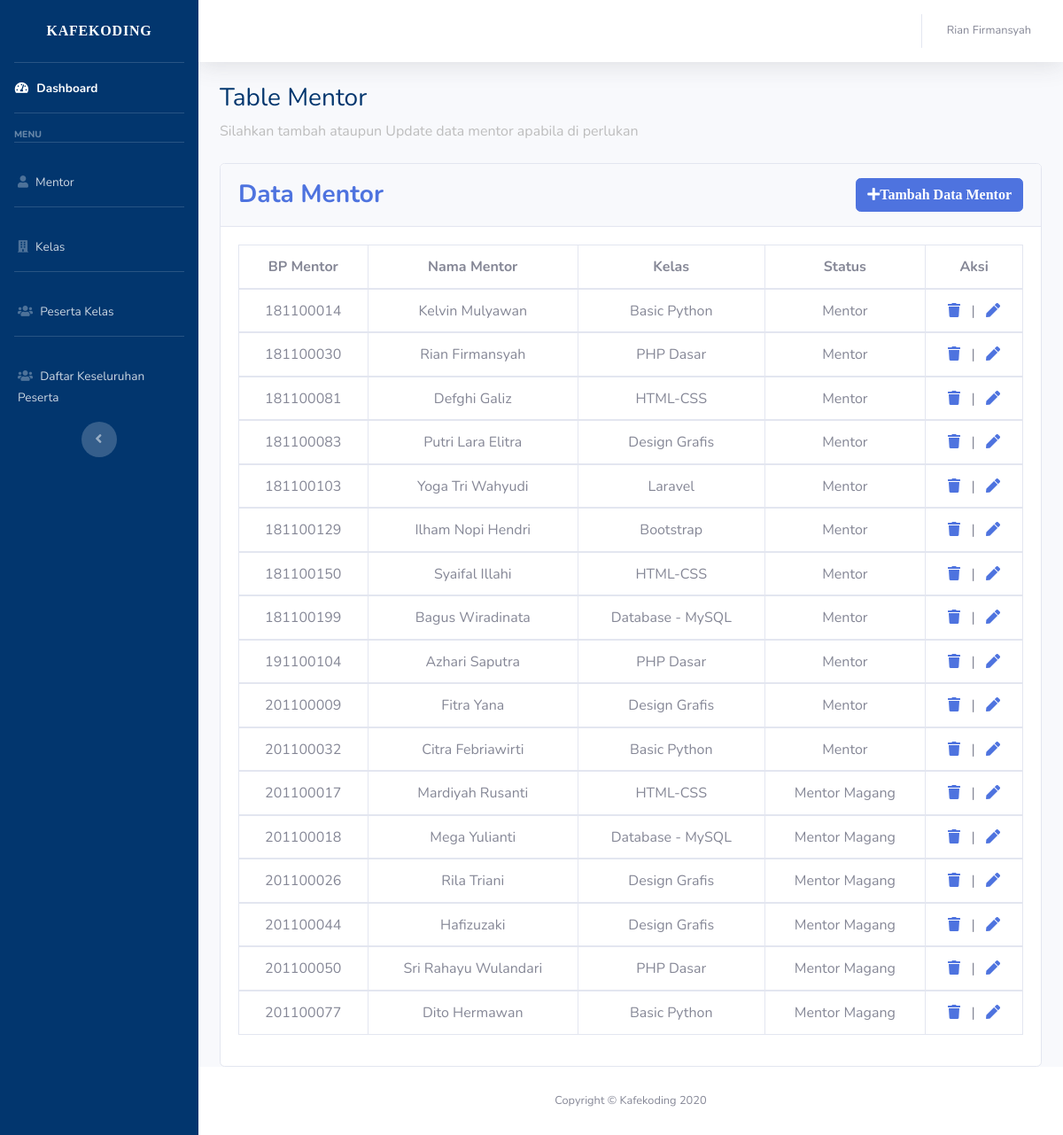
The page /mentor/mentor.php (signed in) on the database its author committed.
### tables this page shows
CREATE TABLE `mentor` (
  `id_mentor` varchar(15) NOT NULL,
  `nama_mentor` varchar(50) NOT NULL,
  `kelas` varchar(20) NOT NULL,
  `password` varchar(20) NOT NULL,
  `status` varchar(50) NOT NULL
);

### mentor/mentor.php (the view, shortened to what this page needs)
<!DOCTYPE html>
<html lang="en">
  <head>
    <link rel="stylesheet" href="https://use.fontawesome.com/releases/v5.15.2/css/all.css" />
    <link rel="stylesheet" href="../libraries/fonts/1.ttf">
    <link href="libraries/css/sb-admin-2.css" rel="stylesheet" />
  </head>
  <body id="page-top">
    <div id="wrapper">
      <?php include 'menubar.php'; ?>
      <div id="content-wrapper" class="d-flex flex-column">
        <div id="content">
          <nav class="navbar navbar-expand navbar-light bg-white topbar mb-4 static-top shadow">
            <?php include 'topbar.php'; ?>
          <div class="container-fluid ">
            <div class="row">
              <div class="col">
              <h1 class="h3 mb-2" style="color: #02366e;">Table Mentor</h1>
              <p class="mb-4" style="color: #bdbdbd;">Silahkan tambah ataupun Update data mentor apabila di perlukan</p>
            </div>
            <div class="col-12">
            <div class="card card-table">
              <div class="card-header py-3 d-flex justify-content-between">
                <h6 class="h3 m-0 font-weight-bold text-primary align-self-center">
                  Data Mentor
                </h6>
                <a href="#" type="button"
                   class="btn btn-primary align-self-center"
                   data-toggle="modal"
                   data-target="#TambahexampleModal">
                   <i class="fas fa-plus fa-1x">Tambah Data Mentor</i>
                </a>
              </div>
              <div class="card-body">
                <div class="table-responsive">
                  <table class="table table-bordered text-center table-hover" id="dataTable" width="100%" cellspacing="0">
                    <thead>
                      <tr>
                        <th>BP Mentor</th>
                        <th>Nama Mentor</th>
                        <th>Kelas</th>
                        <th>Status</th>
                        <th>Aksi</th>
                      </tr>
                    </thead>
                    <?php
                    include '../koneksi.php';
                    $query = mysqli_query($koneksi, "SELECT * FROM mentor ORDER BY status") or die(mysqli_error());
                    while ($data = mysqli_fetch_assoc($query)) {
                    ?>
                    <tbody>
                      <tr>
                        <td><?php echo $data['id_mentor'];?></td>
                        <td><?php echo $data['nama_mentor'];?></td>
                        <td><?php echo $data['kelas'];?></td>
                        <td><?php echo $data['status']; ?></td>
                        <td>
                          <a href="deletementor.php?id_mentor=<?php echo $data['id_mentor'];?>"><i class="fas fa-trash"></i></a>
                         &nbsp; | &nbsp;
                <a href="#" type="button"
                data-toggle="modal"
                data-target="#EditModal"
                data-id="<?php echo $data['id_mentor'];?>">
                <i class="fas fa-pen"></i>
             </a>
                        </td>
                      </tr>
                    </tbody>
                  <?php } ?>
                  </table>
                </div>
              </div>
            </div>
            </div>
            </div>
          </div>
        </div>
        <footer class="sticky-footer bg-white">
          <div class="container my-auto">
            <div class="copyright text-center my-auto">
              <span>Copyright &copy; Kafekoding 2020</span>
            </div>
          </div>
        </footer>
      </div>
    </div>
  </body>
</html>

### rows shown on the page
mentor: id_mentor "181100014", nama_mentor "Kelvin Mulyawan", kelas "Basic Python", status "Mentor"
mentor: id_mentor "181100030", nama_mentor "Rian Firmansyah", kelas "PHP Dasar", status "Mentor"
mentor: id_mentor "181100081", nama_mentor "Defghi Galiz", kelas "HTML-CSS", status "Mentor"
mentor: id_mentor "181100083", nama_mentor "Putri Lara Elitra", kelas "Design Grafis", status "Mentor"
mentor: id_mentor "181100103", nama_mentor "Yoga Tri Wahyudi", kelas "Laravel", status "Mentor"
mentor: id_mentor "181100129", nama_mentor "Ilham Nopi Hendri", kelas "Bootstrap", status "Mentor"
mentor: id_mentor "181100150", nama_mentor "Syaifal Illahi", kelas "HTML-CSS", status "Mentor"
mentor: id_mentor "181100199", nama_mentor "Bagus Wiradinata", kelas "Database - MySQL", status "Mentor"
mentor: id_mentor "191100104", nama_mentor "Azhari Saputra", kelas "PHP Dasar", status "Mentor"
mentor: id_mentor "201100009", nama_mentor "Fitra Yana", kelas "Design Grafis", status "Mentor"
mentor: id_mentor "201100032", nama_mentor "Citra Febriawirti", kelas "Basic Python", status "Mentor"
mentor: id_mentor "201100017", nama_mentor "Mardiyah Rusanti", kelas "HTML-CSS", status "Mentor Magang"
mentor: id_mentor "201100018", nama_mentor "Mega Yulianti", kelas "Database - MySQL", status "Mentor Magang"
mentor: id_mentor "201100026", nama_mentor "Rila Triani", kelas "Design Grafis", status "Mentor Magang"
mentor: id_mentor "201100044", nama_mentor "Hafizuzaki", kelas "Design Grafis", status "Mentor Magang"
mentor: id_mentor "201100050", nama_mentor "Sri Rahayu Wulandari", kelas "PHP Dasar", status "Mentor Magang"
mentor: id_mentor "201100077", nama_mentor "Dito Hermawan", kelas "Basic Python", status "Mentor Magang"

### other values the page prints
$_SESSION['nama'] "Rian Firmansyah"
